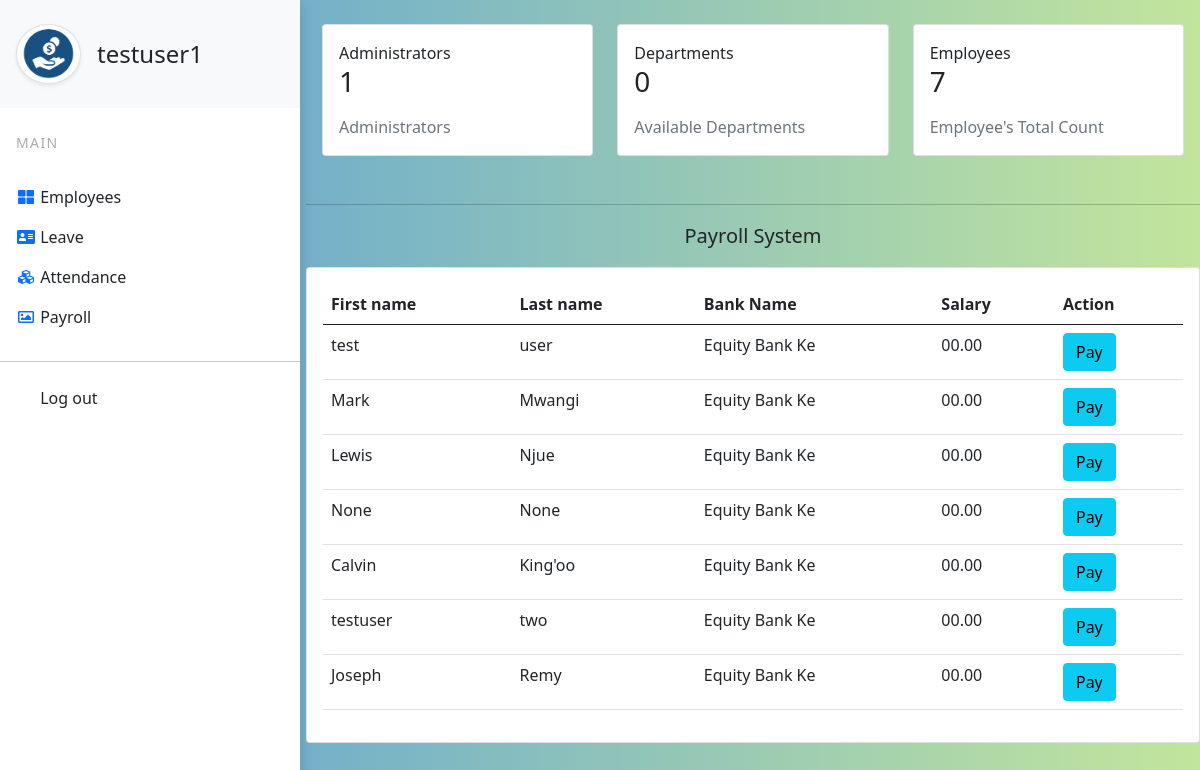
Page /shop/pay/ (signed in) on the committed database.
### shop/models.py (models this page shows, shortened)
class Employee(models.Model):
    first_name = models.CharField(max_length=100, blank=True, null=True)
    last_name = models.CharField(max_length=100, blank=True, null=True)
    user=models.OneToOneField(User, on_delete=models.CASCADE)
    email = models.EmailField(max_length=200, blank=True, null=True)
    mobile = models.CharField(max_length=15)
    address = models.TextField(max_length=100, default='')
    gender=models.CharField(max_length=50, choices=Gender.choices)
    avatar = models.ImageField(default="avatar.png",  upload_to="avatars/")
    bank = models.CharField(max_length=25, default='Equity Bank Ke')
    salary = models.CharField(max_length=16,default='00.00')
    slug = models.SlugField(unique=True, blank=True, max_length=500)
    modified = models.DateTimeField(auto_now=True)
    joined = models.DateTimeField(auto_now_add=True)
    class Meta:
        verbose_name = 'Employee'
        verbose_name_plural = 'Employees'
    __initial_first_name = None
    __initial_last_name = None
    def __init__(self, *args, **kwargs):
        super().__init__(*args, **kwargs)
        self.__initial_first_name = self.first_name
        self.__initial_last_name = self.last_name

### shop/views.py (the view)
# urls.py: path('pay/', Pay.as_view(), name='pay'),
class Pay(LoginRequiredMixin,ListView):
    model = Employee
    template_name = 'shop/employees/payroll.html'
    context_object_name = 'employees'

### shop/content_processors.py (called while the page is built)
def employee_count(request):
    if request.user.is_authenticated:
        employee_count= Employee.objects.all().count()
        users=User.objects.all().count()
        admin_count=users-employee_count
        return { 'employee_count':employee_count,
                    'admin_count':admin_count
                    }
    return { }

### shop/templates/shop/employees/payroll.html
{% extends 'shop/dashboard.html' %}
{% load static %}
{% block dashboard %}
<hr class="mt-5">
    <div class="main-panel">
        <div class="content-wrapper">
        <div class="row">
            <p class="lead text-center">Payroll System</p>
            <div class="col-lg-12 grid-margin">
                <div class="card">
                        <div class="card-body">
                            <div class="table-responsive">
                                <table class="table ">
                                    <thead>
                                    <tr>
                                        <th>
                                        First name
                                        </th>
                                        <th>
                                        Last name
                                        </th>
                                        <th>
                                        Bank Name
                                        </th>
                                        <th>
                                        Salary
                                        </th>
                                        <th>
                                        Action
                                        </th>
                                    </tr>
                                    </thead>
                                    <tbody>
                                    {% for employee in employees %}
                                        <tr>
                                        <td>
                                            {{employee.first_name}}
                                        </td>
                                        <td>
                                            {{employee.last_name}}
                                        </td>
                                        <td>
                                            {{employee.bank}}
                                        </td>
                                        <td>
                                            {{employee.salary}}
                                        </td>
                                        <td>
                                            <button  type='button' onclick="payWithPaystack('{{emp.salary}}','{{emp.bank}}')"  class="btn btn-info">  Pay</button>
                                        </td>
                                        </tr>
                                    {% endfor %}
                                    </tbody>
                                </table>
                            </div>
                        </div>
                </div>
            </div>
        </div>
        </div>
    </div>
{% endblock dashboard %}

### shop/templates/shop/dashboard.html (shortened to what this page needs)
{% extends 'base.html' %}
{% load static %}
{% block head %}
<link rel="stylesheet" href="{% static 'css/utils.css' %}">
{% endblock head %}
{% block content %}
<div class="row">
        <div class="col-lg-3">
            <div class="vertical-nav bg-white" id="sidebar">
                <div class="py-4 px-3 mb-4 bg-light">
                    <div class="media d-flex align-items-center"><img src="{% static 'images/logo.png' %}" alt="..." width="65" class="mr-3 rounded-circle img-thumbnail shadow-sm">
                    <div class="media-body mx-3">
                        <h4 class="m-0">{{request.user}}</h4>
                    </div>
                    </div>
                </div>
                <p class="text-gray font-weight-bold text-uppercase px-3 small pb-4 mb-0">Main</p>
                <ul class="nav flex-column bg-white mb-0">
                    <li class="nav-item">
                    <a href="{% url 'shop:dashboard' %}" class="nav-link text-dark font-italic active">
                                <i class="fa fa-th-large mr-3 text-primary fa-fw"></i>
                                Employees
                            </a>
                    </li>
                    <li class="nav-item">
                    <a href="{% url 'shop:leave-list' %}" class="nav-link text-dark font-italic">
                                <i class="fa fa-address-card mr-3 text-primary fa-fw"></i>
                                Leave
                            </a>
                    </li>
                    <li class="nav-item">
                    <a href="#" class="nav-link text-dark font-italic">
                                <i class="fa fa-cubes mr-3 text-primary fa-fw"></i>
                                Attendance
                            </a>
                    </li>
                    <li class="nav-item">
                    <a href="{% url 'shop:pay' %}" class="nav-link text-dark font-italic">
                                <i class="far fa-image mr-3 text-primary fa-fw" ></i>
                                Payroll
                            </a>
                    </li>
                </ul>
                <hr class="mt-4">
                <ul class="nav flex-column bg-white mb-0">
                    <li class="nav-item">
                    <a href="/accounts/logout" class="nav-link text-dark font-italic">
                                Log out
                            </a>
                    </li>
                </ul>
            </div>
        </div>
        <div class="col-lg-9">
            <div class="col-lg-12 px-3">
                    <div class="row mt-4">
                        <div class="col-xl-4 col-lg-4 col-md-4 col-sm-6 grid-margin stretch-card">
                        <div class="card card-statistics">
                            <div class="card-body">
                            <div class="clearfix">
                                <div class="float-right">
                                <p class="mb-0 text-right">Administrators</p>
                                <div class="fluid-container">
                                    <h3 class="font-weight-medium text-right mb-0">{{ admin_count }}</h3>
                                </div>
                                </div>
                            </div>
                            <p class="text-muted mt-3 mb-0">
                                 Administrators
                            </p>
                            </div>
                        </div>
                        </div>
                        <div class="col-xl-4 col-lg-4 col-md-4 col-sm-6 grid-margin stretch-card">
                        <div class="card card-statistics">
                            <div class="card-body">
                            <div class="clearfix">
                                <div class="float-right">
                                <p class="mb-0 text-right">Departments</p>
                                <div class="fluid-container">
                                    <h3 class="font-weight-medium text-right mb-0">0</h3>
                                </div>
                                </div>
                            </div>
                            <p class="text-muted mt-3 mb-0">
                                 Available Departments
                            </p>
                            </div>
                        </div>
                        </div>
                        <div class="col-xl-4 col-lg-4 col-md-4 col-sm-6 grid-margin stretch-card">
                        <div class="card card-statistics">
                            <div class="card-body">
                            <div class="clearfix">
                                <div class="float-right">
                                <p class="mb-0 text-right">Employees</p>
                                <div class="fluid-container">
                                    <h3 class="font-weight-medium text-right mb-0">{{employee_count}}</h3>
                                </div>
                                </div>
                            </div>
                            <p class="text-muted mt-3 mb-0">
                                 Employee's Total Count
                            </p>
                            </div>
                        </div>
                        </div>
                    </div>
            </div>
            <div class="col-lg-12">
                    <div class="page-content " id="content">
                        {% block dashboard %}
                        {% endblock dashboard %}
                    </div>
            </div>
        </div>
    </div>
{% endblock content %}

### static/css/utils.css (style rules this page uses)
.vertical-nav { width: 25%; height: 100vh; position: fixed; top: 0; left: 0; box-shadow: 3px 3px 10px rgba(0, 0, 0, 0.1); transition: all 0.4s; }
.page-content { transition: all 0.4s; }
body { background: #599fd9; background: -webkit-linear-gradient(to right, #599fd9, #c2e59c); background: linear-gradient(to right, #599fd9, #c2e59c); min-height: 100vh; overflow-x: hidden; }
.text-uppercase { letter-spacing: 0.1em; }
.text-gray { color: #aaa; }

### rows in the picture
Employee: first_name "test", last_name "user", bank "Equity Bank Ke", salary "00.00"
Employee: first_name "Mark", last_name "Mwangi", bank "Equity Bank Ke", salary "00.00"
Employee: first_name "Lewis", last_name "Njue", bank "Equity Bank Ke", salary "00.00"
Employee: first_name "None", last_name "None", bank "Equity Bank Ke", salary "00.00"
Employee: first_name "Calvin", last_name "King'oo", bank "Equity Bank Ke", salary "00.00"
Employee: first_name "testuser", last_name "two", bank "Equity Bank Ke", salary "00.00"
Employee: first_name "Joseph", last_name "Remy", bank "Equity Bank Ke", salary "00.00"

### other values in the picture
{{ request.user }} "testuser1"
{{ admin_count }} "1"
{{ employee_count }} "7"
